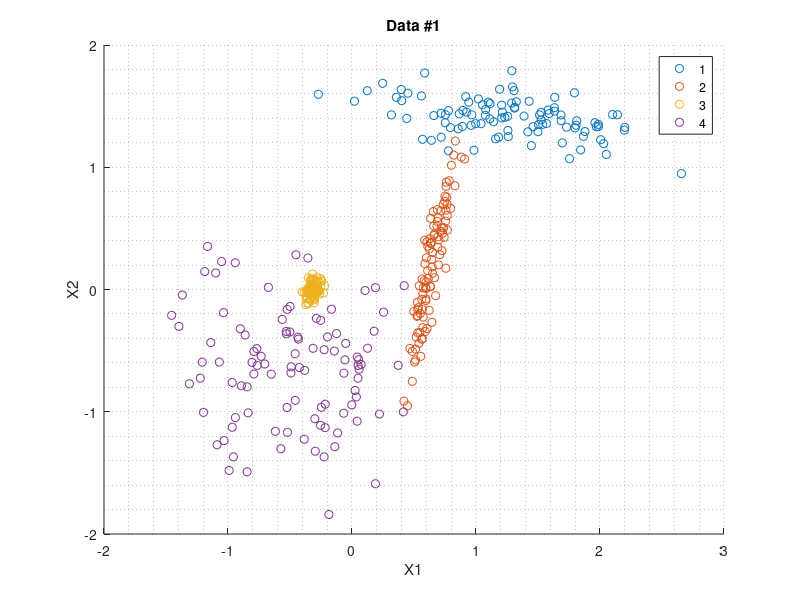

MATLAB code to generate this figure: (Note: this script raises an error after producing the figure.)
clc
clear all
close all

%% Load data

opt = 1;
switch opt
    case 1
        load('datasets4.mat','data1')
        data = data1.data;
        class = data1.class;
    case 2
        load('datasets4.mat','data2')
        data = data2.data;
        class = data2.class;
    case 3
        load('datasets4.mat','data3')
        data = data3(1).data;
        class = data3(1).class;
    case 4
        load('datasets4.mat','data4')
        data = data4(1).data;
        class = data4(1).class;
    case 5
        load('datasets4.mat','data5')
        data = data5(1).data;
        class = data5(1).class;        
end

%% Preprocessing

% % Data from 'datasets4.mat' is already preprocessed.
% In general, only apply zscore if the features are not related themselves
% as a distance. Do not zscore for data coming from Euclidean embedding!!
[data1,mu,s] = zscore(data);
lambda = mean(sqrt(sum(data.^2,2)));
data = data./lambda;

%% Plot data
for c_col=1:size(class,2)
    figure
    if size(data,2)==3        
        scatter3(data(:,1), data(:,2), data(:,3), 20, class)
        xlabel('X1')
        ylabel('X2')
        zlabel('X3')
    elseif size(data,2)==2
        gscatter(data(:,1),data(:,2),class)
        grid minor
        title(['Data #', num2str(opt)])
        xlabel('X1')
        ylabel('X2')
    else
        [coeff, score, latent] = pca(data);
        scatter3(score(:,1),score(:,2),score(:,3), 20, class(:,c_col))
        title(['PCA Data #', num2str(opt), 'Class column: ', num2str(c_col)])
        grid minor
        xlabel('PCA1')
        ylabel('PCA2')
        zlabel('PCA3')
    end
end
%% Histograms 2D
figure
h = histogram2(data(:,1), data(:,2),'FaceColor','flat');
colorbar

%% QC SETUP
QCsetup = struct;
QCsetup.steps = 1000;
QCsetup.eta = 0.005; % Default is eta = 0.001;
QCsetup.b1 = 0.9;
QCsetup.b2 = 0.999;
QCsetup.ep = 1e-8;
QCsetup.showProgress = 0;
QCsetup.track = 0;
QCsetup.ERR = 1e-3;
QCsetup.Minstep = 0.025; % Maximum distance to travel in centroids paths
QCsetup.Emerge = 0.001; % Absolute energy to merge K, minimum is ERR after SGD

%% Select QC model
% QC3 = false; % QC2
QC3 = true; % QC3
q = 2;
if QC3 == true
    q = 3;
end

snr = 1;
lambda = mean(sqrt(sum(data.^2,2)));
data = data./lambda;
datagen = data;
datallo = data;

%% Scan %knn
scan_knn = 1;
if scan_knn == true
    qtity2 = 5;
    qtile = linspace(0.07,0.35,qtity2);
else
    qtity2 = 1;
    qtile = 0.15;
end

%% Scan dE
scan_dE = 1;
if scan_dE == true
    qtity1 = 20;
    energy = logspace(-3.5,2,qtity1);
else
    qtity1 = 1;
    energy = 0.01;
end

%% QC ANALYSIS
Energies = struct([]);
clusters = zeros(qtity1,qtity2,3);
ANLLdata  = zeros(qtity1,qtity2);
maxERRdata  = zeros(qtity1,qtity2);
datalabels = zeros(size(data,1),qtity1,qtity2);

if size(class,2)==2
    crdata = zeros(qtity1,qtity2,2);
    jsdata = zeros(qtity1,qtity2,2);
else
    crdata = zeros(qtity1,qtity2);
    jsdata = zeros(qtity1,qtity2);
end

for i=1:qtity2
    
    noise = qtile(i)*snr;
    local = qtile(i);
    
    if ~QC3
        dist2 = squareform(pdist(datagen,'euclidean'));
        [dist2sort,~] = sort(dist2);
        m1 = size(datagen,1);
        sigmaknn = mean(dist2sort(2:ceil((m1-1)*local)+1,:),1)';
        
        [K,labels,maxERR,sigma,centroids]=QC2main_v1(datagen,...
            sigmaknn,datallo,QCsetup);
    else
        [K,labels,maxERR,sigma,centroids]=QC3main_eig_v5(datagen,...
            noise, local,datallo,QCsetup);
    end
    
    dE = QCdEnergies(datagen,sigma,centroids,K,QCsetup);
    Energies(i).dE = dE(~eye(size(dE,1)));
    
    for j=1:qtity1
        
        %         disp(opt*100000+qct*10000+100*i+j)
        [~, ~, ~,K0,label0,Etree] = Etreefun_v3(dE,labels,energy(j));
        
        if j==1
            Energies(i).knn = Etree;
        end
        
        if QC3 == false
            [~, ~, ~, ~, Pk_x] = probQC(datagen,sigma,datallo,label0);
            [Pk_x_max1, Pk_x_index] = max(Pk_x,[],2);
            lab0=unique(label0);
            problabqc3 = lab0(Pk_x_index);
            
        else
            [~, ~, ~, ~, Pk_x] = ProbQC3(datagen,sigma,datallo,label0);
            [Pk_x_max1, Pk_x_index] = max(Pk_x,[],2);
            lab0=unique(label0);
            problabqc3 = lab0(Pk_x_index);
        end
        
        clusters(j,i,1) = K;
        clusters(j,i,2) = K0;
        clusters(j,i,3) = length(unique(problabqc3));
        ANLLdata(j,i) = -sum(log(Pk_x_max1))/size(Pk_x_max1,1);
        maxERRdata(j,i) = maxERR;
        datalabels(:,j,i)= problabqc3;

        if size(class,2)==2
            jsdata(j,i,1) = myClustMeasure2(problabqc3,class(:,1));
            jsdata(j,i,2) = myClustMeasure2(problabqc3,class(:,2));
            
            crdata(j,i,1) = cramer(problabqc3,class(:,1));
            crdata(j,i,2) = cramer(problabqc3,class(:,2));
        else
            jsdata(j,i) = myClustMeasure2(problabqc3,class(:,1));
            crdata(j,i) = cramer(problabqc3,class(:,1));
        end
    end
end


%% SAVE results?
saveok = 0;
if saveok == true
    save(['PQC_main_Dat',num2str(opt),'_QC',num2str(q),'.mat'],'clusters',...
        'ANLLdata','maxERRdata','jsdata','crdata','qtile','energy','Energies')
end

%% PLOT RESULTS

%% Single solution for 2D data
if ~scan_knn && ~scan_dE == true
    figure
    gscatter(data(:,1),data(:,2),problabqc3)
    title(['QC',num2str(q),': JS = ',num2str(myClustMeasure2(problabqc3,class(:,1)),3),...
        ', qtile = ',num2str(qtile),', dE = ',num2str(energy,2)])
    grid minor
end

%% Probabilistic map for 2D data
if ~scan_knn && ~scan_dE == true && size(datagen,2) == 2
    gridsize = 30;
    datagrid = zeros(gridsize,2);
    datagrid(:,1) = linspace(min(datagen(:,1)), max(datagen(:,1)),gridsize);
    datagrid(:,2) = linspace(min(datagen(:,2)), max(datagen(:,2)),gridsize);
    
    datagrid2 = zeros(gridsize^2,1);
    [gridx, gridy] = meshgrid(datagrid(:,1),datagrid(:,2));
    datagrid2(:,1) = reshape(gridx,[],1);
    datagrid2(:,2) = reshape(gridy,[],1);
    
    if QC3 == false
        [Pjoint, ~, ~, Px_k_grid, Pk_x_grid] = probQC(datagen,sigma,datagrid2,label0);
    else
        [Pjoint, ~, ~, Px_k_grid, Pk_x_grid] = ProbQC3(datagen,sigma,datagrid2,label0);
    end
        
    Px_k_max = max(Px_k_grid,[],2);
    
    outliers = 0;
    if outliers == true
        outlier = zeros(gridsize^2,1);
        outlier(Px_k_max < 0.05) = 1;
        gridoutlier = reshape(outlier,gridsize,gridsize);
    end
    
    % % % % % % % % % P(K|X) % % % % % % % % %
    leg = [];
    leg{size(Pk_x_grid,2)} = [];
    h=figure('Name', 'P(K|X) map');
    set(h,'Position',[156 186 880 762]);
    for i=1:size(Pk_x_grid,2)
        gridProb = reshape(Pk_x_grid(:,i),gridsize,gridsize);
        surf(gridx, gridy, gridProb, repmat(i,gridsize,gridsize))
        %     colormap(cool)
        hold all
        leg{i} = num2str(i);
    end
    
    if outliers == true
        surf(gridx, gridy, gridoutlier, zeros(gridsize,gridsize))%, repmat(i,gridsize,gridsize))
        leg{i+1} = 'Outlier';
    end
    title('P(K|X)')
    legend(leg)
    
    % % % % % % % % % P(X|K) Heat map % % % % % % % % %
    colormap default
    aux = Px_k_max;
    aux(aux>1) = 1;
    v = [0, 0.01,0.05,0.1,0.2,0.35,0.5,0.75,1];
    h=figure('Name', 'P(X|K) map');
    gridProb = reshape(aux,gridsize,gridsize);
    contourf(gridx, gridy, gridProb,v,'ShowText','on')
    contourcbar
    title('max_K P(X|K)')
    
end


%% ANLL 3D
if scan_knn && scan_dE == true
    
    dataname = {'Art.#1','Art.#2','Crabs','Olive','Seeds'};
    qcname = {'QC_{knn}^{prob}','QC_{cov}^{prob}'};
    
    ANLLmod = ANLLdata(:);
    K = reshape(clusters(:,:,3),[],1);
    %         ANLLmod(K==1) = 1;
    ANLLmod(K==1) = max(ANLLmod);
    ANLLmod = reshape(ANLLmod, size(ANLLdata));
    
    h = figure;
    surf(qtile,log10(energy),clusters(:,:,3))
    alpha(0.3)
    ylabel('log_{10}(E threshold)')
    xlabel('%knn')
    zlabel('#K')
    title(['# Clusters ',qcname{q-1}])
%     title(['# Clusters ',qcname{q-1},'. ',dataname{r},' data.'])
    %         savefig(h,['JMLR_R',num2str(r),'_QC',num2str(q),'_clusters.fig']);
    
    h = figure;
    surf(qtile,log10(energy),ANLLdata)
    alpha(0.3)
    ylabel('log_{10}(E threshold)')
    xlabel('%knn')
    zlabel('ANLL')
    title(['ANLL ',qcname{q-1}])
%     title(['ANLL ',qcname{q-1},'. ',dataname{r},' data.'])
    %         savefig(h,['JMLR_R',num2str(r),'_QC',num2str(q),'_ANLL.fig']);
    
    h = figure;
    surf(qtile,log10(energy),ANLLmod)
    alpha(0.3)
    ylabel('log_{10}(E threshold)')
    xlabel('%knn')
    zlabel('ANLLmod')
    title(['ANLLmod ',qcname{q-1}])
%     title(['ANLLmod ',qcname{q-1},'. ',dataname{r},' data.'])
    %         savefig(h,['JMLR_R',num2str(r),'_QC',num2str(q),'_ANLLmod.fig']);
    
    if size(jsdata,3)==2
        h = figure;
        surf(qtile,log10(energy),jsdata(:,:,1))
        alpha(0.3)
        ylabel('log_{10}(E threshold)')
        xlabel('%knn')
        zlabel('Jaccard1')
        title(['Jaccard1 ',qcname{q-1}])
%         title(['Jaccard1 ',qcname{q-1},'. ',dataname{r},' data.'])
        
        h = figure;
        surf(qtile,log10(energy),jsdata(:,:,2))
        alpha(0.3)
        ylabel('log_{10}(E threshold)')
        xlabel('%knn')
        zlabel('Jaccard2')
        title(['Jaccard2 ',qcname{q-1}])
%         title(['Jaccard2 ',qcname{q-1},'. ',dataname{r},' data.'])
        
    else
        h = figure;
        surf(qtile,log10(energy),jsdata)
        alpha(0.3)
        ylabel('log_{10}(E threshold)')
        xlabel('%knn')
        zlabel('Jaccard')
        title(['Jaccard ',qcname{q-1}])
%         title(['Jaccard ',qcname{q-1},'. ',dataname{r},' data.'])
    end
    
end

%%
